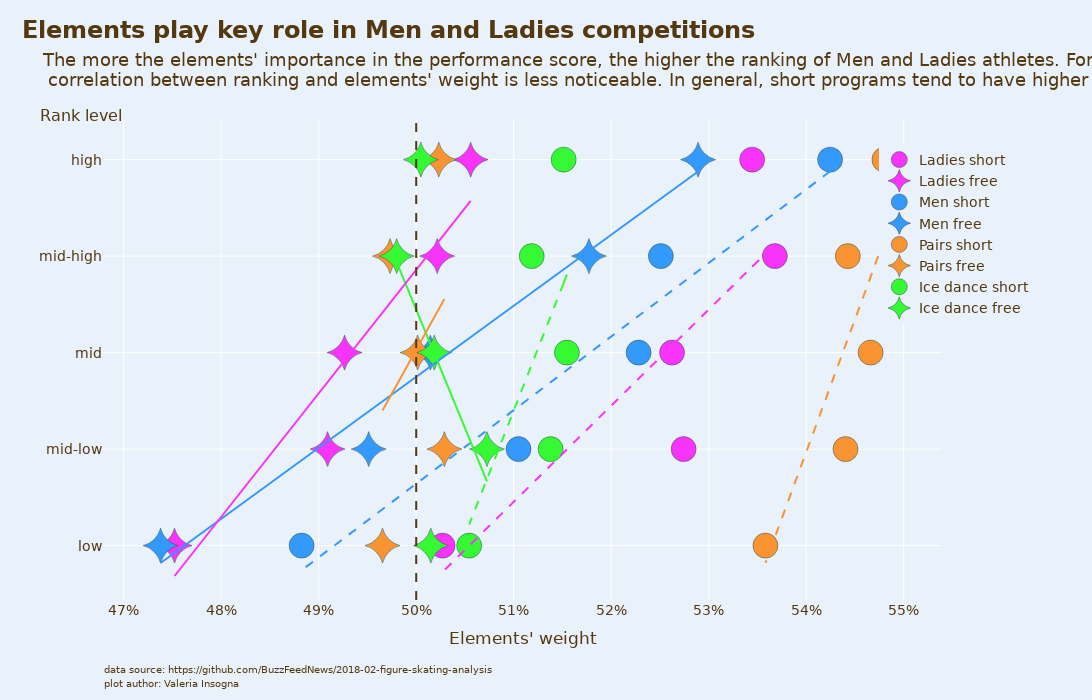

Notebook cell for this chart:
### Markdown cell above
## 2. Final plot

### Code cell
bubble = px.scatter(
    medie2, x="weight_elem", y="rank_perc_cat_2",
    symbol="category",
    color="category",
    # Assign color to categories using list_colors:
    color_discrete_map=palette,
    # Choose marker type according to category: 
    symbol_sequence=['circle','star-diamond','circle','star-diamond','circle','star-diamond','circle', 'star-diamond'],
    # title='Rank: components vs elements score for each performance',
    log_x=False,
    labels={
        "category": "Category",  
        "rank_perc_cat": "Rank level (categ)", 
        "weight_elem": "Elements' weight",
        "rank_perc": "Rank percentage",
        "rank_perc_cat_2":"Rank level"
    },
    hover_data={"rank_perc":True},
    category_orders={ # replaces default order by column name
        "category": ['Ladies short','Ladies free','Men short','Men free','Pairs short','Pairs free','Ice dance short', 'Ice dance free']
    },
)
bubble['layout']['yaxis']['autorange'] = "reversed"
bubble.layout.xaxis.tickformat = '0%'
bubble.update_traces(
    marker=dict(line=dict(width=0.5, color='DarkSlateGrey'), size=25),
    selector=dict(mode="markers"),  
)
bubble.add_vline(x=0.5, line_width=2, line_dash="dash", line_color="#543810", opacity=1, name="equilibrium")


#Add the lines connecting the points of each category with different line shapes:
# for cat in medie2['category'].unique():
#     bubble.add_trace(go.Scatter
#                         (x=medie2.loc[medie2['category'] == cat, 'weight_elem'],
#                             y=medie2.loc[medie2['category'] == cat, 'rank_perc_cat_2'],
#                             mode='lines',
#                             # use solid lines for free categories:
#                             line=dict(color=palette[cat], width=2, dash='dash' if cat in ['Ladies short', 'Men short', 'Pairs short', 'Ice dance short'] else 'solid'),
#                             showlegend=False,
#                             name=cat
#                         )
#                     )


# #Add linear regression line for each category:
for cat in medie2['category'].unique():
    # fit a linear regression model to the data:
    x = medie2.loc[medie2['category'] == cat, 'weight_elem']
    y = medie2.loc[medie2['category'] == cat, 'rank_perc_cat_2'] #rank_perc
    slope, intercept, r_value, p_value, std_err = stats.linregress(x, y)
    bubble.add_trace(go.Scatter
                        (
                            x=x, #x=[0.47,0.55],
                            y=intercept + slope * x,#y=[intercept, intercept + slope*0.55],
                            mode='lines',
                            line=dict(color=palette[cat], width=2, dash='dash' if cat in ['Ladies short', 'Men short', 'Pairs short', 'Ice dance short'] else 'solid'),
                            showlegend=False,
                            name=cat,
                        )
                    )

#general features
bubble.update_layout(width=1315,
                     height=700,
                     plot_bgcolor='#E9F1FA',
                     paper_bgcolor='#E9F1FA',
                     
                     #margins
                     margin=dict(l=100, r=150, t=120, b=100),
                     
                     #legend
                     legend=dict(yanchor="bottom",
                                 xanchor="right",
                                 #orientation="h",
                                 # change title of legend:
                                 title_text="",
                                 y=0.575,
                                 x=1.11),
                     
                     #title
                     title={'text': "<b>Elements play key role in Men and Ladies competitions</b>",
                             'y':0.97,
                             'x':0.02,
                             'xanchor': 'left',
                             'yanchor': 'top'},
                     title_font={'family': 'DejaVu Sans',
                                  'size': 24,
                                  'color': '#543810'},
                     
                     #general font
                     font={'family': 'DejaVu Sans',
                           'size': 14,
                           'color': '#543810'},
                    #change range x axis:
                    #xaxis_range=[0.47,0.56],
                    #change axis title font:
                    xaxis_title_font=dict(family='DejaVu Sans', size=17, color='#543810'),
                    yaxis_title="")

# Set limits of y axis:
bubble.update_yaxes(range=[1,5], tickvals=[1,2,3,4,5], ticktext=['high','mid-high','mid','mid-low','low'])

# sottotitolo riga 1
bubble.add_annotation(text = ("The more the elements' importance in the performance score, the higher the ranking of Men and Ladies athletes. For the other categories,"),
                              showarrow=False,
                              x = 0.02, 
                              y = -0.14, 
                              xref='paper', 
                              yref='paper', 
                              xanchor='left', 
                              yanchor='top', 
                              xshift=-80,
                              yshift=620, 
                              font=dict(size=18, color="#543810", family='DejaVu Sans'), 
                              align="center")
# sottotitolo riga 2
bubble.add_annotation(text = (" correlation between ranking and elements' weight is less noticeable. In general, short programs tend to have higher elements' weight than free ones."),
                              showarrow=False,
                              x = 0.02, 
                              y = -0.14, 
                              xref='paper', 
                              yref='paper', 
                              xanchor='left', 
                              yanchor='top',
                              xshift=-80, 
                              yshift=600, 
                              font=dict(size=18, color="#543810", family='DejaVu Sans'), 
                              align="center")

# aggiungi autore e origine dati
bubble.add_annotation(text = "data source: https://github.com/BuzzFeedNews/2018-02-figure-skating-analysis",
                      showarrow=False,
                      x = 0, 
                      y = -0.15, 
                      xref='paper', 
                      yref='paper', 
                      xanchor='left', 
                      yanchor='bottom', 
                      xshift=-1, 
                      yshift=-5, 
                      font=dict(size=10, color="#543810", family='DejaVu Sans'), 
                      align="left")
bubble.add_annotation(text = "plot author: Valeria Insogna",
                      showarrow=False,
                      x = 0, 
                      y = -0.18, 
                      xref='paper', 
                      yref='paper', 
                      xanchor='left', 
                      yanchor='bottom', 
                      xshift=-1, 
                      yshift=-5, 
                      font=dict(size=10, color="#543810", family='DejaVu Sans'), 
                      align="left")
#titolo asse y riga 1
bubble.add_annotation(text = "Rank level",
                   showarrow=False,
                   x = -0.025, 
                   y = -0.07, 
                   xref='paper', 
                   yref='paper', 
                   xanchor='left', 
                   yanchor='top', 
                   xshift=-44, 
                   yshift=530, 
                   font=dict(size=16, color="#543810", family='DejaVu Sans'), 
                   align="left")

### Figure 1 — Plotly figure (JSON) as saved in the notebook; plotly's stock layout.template omitted (floating-point values rounded to 4 significant figures)
{"data": [{"customdata": [[0.02941], [0.4], [0.5], [0.6667], [0.8333]], "hovertemplate": "Category=Ladies short<br>Elements' weight=%{x}<br>Rank level=%{y}<br>Rank percentage=%{customdata[0]}<extra></extra>", "legendgroup": "Ladies short", "marker": {"color": "#F833FA", "line": {"color": "DarkSlateGrey", "width": 0.5}, "size": 25, "symbol": "circle"}, "mode": "markers", "name": "Ladies short", "orientation": "v", "showlegend": true, "type": "scatter", "x": [0.5345, 0.5368, 0.5262, 0.5274, 0.5027], "xaxis": "x", "y": [1, 2, 3, 4, 5], "yaxis": "y"}, {"customdata": [[0.1667], [0.4], [0.5], [0.6667], [0.8333]], "hovertemplate": "Category=Ladies free<br>Elements' weight=%{x}<br>Rank level=%{y}<br>Rank percentage=%{customdata[0]}<extra></extra>", "legendgroup": "Ladies free", "marker": {"color": "#F833FA", "line": {"color": "DarkSlateGrey", "width": 0.5}, "size": 25, "symbol": "star-diamond"}, "mode": "markers", "name": "Ladies free", "orientation": "v", "showlegend": true, "type": "scatter", "x": [0.5056, 0.5022, 0.4927, 0.4909, 0.4752], "xaxis": "x", "y": [1, 2, 3, 4, 5], "yaxis": "y"}, {"customdata": [[0.09091], [0.3333], [0.5], [0.6667], [0.8333]], "hovertemplate": "Category=Men short<br>Elements' weight=%{x}<br>Rank level=%{y}<br>Rank percentage=%{customdata[0]}<extra></extra>", "legendgroup": "Men short", "marker": {"color": "#3399FA", "line": {"color": "DarkSlateGrey", "width": 0.5}, "size": 25, "symbol": "circle"}, "mode": "markers", "name": "Men short", "orientation": "v", "showlegend": true, "type": "scatter", "x": [0.5424, 0.5251, 0.5228, 0.5105, 0.4882], "xaxis": "x", "y": [1, 2, 3, 4, 5], "yaxis": "y"}, {"customdata": [[0.1], [0.3333], [0.5], [0.6667], [0.8333]], "hovertemplate": "Category=Men free<br>Elements' weight=%{x}<br>Rank level=%{y}<br>Rank percentage=%{customdata[0]}<extra></extra>", "legendgroup": "Men free", "marker": {"color": "#3399FA", "line": {"color": "DarkSlateGrey", "width": 0.5}, "size": 25, "symbol": "star-diamond"}, "mode": "markers", "name": "Men free", "orientation": "v", "showlegend": true, "type": "scatter", "x": [0.5289, 0.5177, 0.5015, 0.4951, 0.4738], "xaxis": "x", "y": [1, 2, 3, 4, 5], "yaxis": "y"}, {"customdata": [[0.125], [0.3333], [0.5], [0.6667], [0.8333]], "hovertemplate": "Category=Pairs short<br>Elements' weight=%{x}<br>Rank level=%{y}<br>Rank percentage=%{customdata[0]}<extra></extra>", "legendgroup": "Pairs short", "marker": {"color": "#FA9433", "line": {"color": "DarkSlateGrey", "width": 0.5}, "size": 25, "symbol": "circle"}, "mode": "markers", "name": "Pairs short", "orientation": "v", "showlegend": true, "type": "scatter", "x": [0.548, 0.5443, 0.5466, 0.544, 0.5358], "xaxis": "x", "y": [1, 2, 3, 4, 5], "yaxis": "y"}, {"customdata": [[0.1429], [0.3333], [0.5], [0.6667], [0.8333]], "hovertemplate": "Category=Pairs free<br>Elements' weight=%{x}<br>Rank level=%{y}<br>Rank percentage=%{customdata[0]}<extra></extra>", "legendgroup": "Pairs free", "marker": {"color": "#FA9433", "line": {"color": "DarkSlateGrey", "width": 0.5}, "size": 25, "symbol": "star-diamond"}, "mode": "markers", "name": "Pairs free", "orientation": "v", "showlegend": true, "type": "scatter", "x": [0.5023, 0.4973, 0.5001, 0.5029, 0.4965], "xaxis": "x", "y": [1, 2, 3, 4, 5], "yaxis": "y"}, {"customdata": [[0.03125], [0.3333], [0.5], [0.6667], [0.8333]], "hovertemplate": "Category=Ice dance short<br>Elements' weight=%{x}<br>Rank level=%{y}<br>Rank percentage=%{customdata[0]}<extra></extra>", "legendgroup": "Ice dance short", "marker": {"color": "#35FA33", "line": {"color": "DarkSlateGrey", "width": 0.5}, "size": 25, "symbol": "circle"}, "mode": "markers", "name": "Ice dance short", "orientation": "v", "showlegend": true, "type": "scatter", "x": [0.5151, 0.5118, 0.5155, 0.5138, 0.5054], "xaxis": "x", "y": [1, 2, 3, 4, 5], "yaxis": "y"}, {"customdata": [[0.1111], [0.3333], [0.5], [0.6667], [0.8333]], "hovertemplate": "Category=Ice dance free<br>Elements' weight=%{x}<br>Rank level=%{y}<br>Rank percentage=%{customdata[0]}<extra></extra>", "legendgroup": "Ice dance free", "marker": {"color": "#35FA33", "line": {"color": "DarkSlateGrey", "width": 0.5}, "size": 25, "symbol": "star-diamond"}, "mode": "markers", "name": "Ice dance free", "orientation": "v", "showlegend": true, "type": "scatter", "x": [0.5005, 0.498, 0.5019, 0.5073, 0.5015], "xaxis": "x", "y": [1, 2, 3, 4, 5], "yaxis": "y"}, {"line": {"color": "#F833FA", "dash": "dash", "width": 2}, "mode": "lines", "name": "Ladies short", "showlegend": false, "type": "scatter", "x": [0.5345, 0.5368, 0.5262, 0.5274, 0.5027], "y": [2.11, 1.878, 2.929, 2.81, 5.273]}, {"line": {"color": "#35FA33", "dash": "dash", "width": 2}, "mode": "lines", "name": "Ice dance short", "showlegend": false, "type": "scatter", "x": [0.5151, 0.5118, 0.5155, 0.5138, 0.5054], "y": [2.278, 3.124, 2.192, 2.624, 4.782]}, {"line": {"color": "#3399FA", "dash": "dash", "width": 2}, "mode": "lines", "name": "Men short", "showlegend": false, "type": "scatter", "x": [0.5424, 0.5251, 0.5228, 0.5105, 0.4882], "y": [1.121, 2.445, 2.619, 3.559, 5.256]}, {"line": {"color": "#3399FA", "dash": "solid", "width": 2}, "mode": "lines", "name": "Men free", "showlegend": false, "type": "scatter", "x": [0.5289, 0.5177, 0.5015, 0.4951, 0.4738], "y": [1.123, 1.946, 3.143, 3.609, 5.179]}, {"line": {"color": "#35FA33", "dash": "solid", "width": 2}, "mode": "lines", "name": "Ice dance free", "showlegend": false, "type": "scatter", "x": [0.5005, 0.498, 0.5019, 0.5073, 0.5015], "y": [2.672, 2.063, 3.009, 4.334, 2.922]}, {"line": {"color": "#FA9433", "dash": "dash", "width": 2}, "mode": "lines", "name": "Pairs short", "showlegend": false, "type": "scatter", "x": [0.548, 0.5443, 0.5466, 0.544, 0.5358], "y": [1.826, 2.858, 2.215, 2.922, 5.179]}, {"line": {"color": "#FA9433", "dash": "solid", "width": 2}, "mode": "lines", "name": "Pairs free", "showlegend": false, "type": "scatter", "x": [0.5023, 0.4973, 0.5001, 0.5029, 0.4965], "y": [2.549, 3.46, 2.946, 2.445, 3.6]}, {"line": {"color": "#F833FA", "dash": "solid", "width": 2}, "mode": "lines", "name": "Ladies free", "showlegend": false, "type": "scatter", "x": [0.5056, 0.5022, 0.4927, 0.4909, 0.4752], "y": [1.429, 1.867, 3.083, 3.306, 5.315]}], "layout": {"annotations": [{"align": "center", "font": {"color": "#543810", "family": "DejaVu Sans", "size": 18}, "showarrow": false, "text": "The more the elements' importance in the performance score, the higher the ranking of Men and Ladies athletes. For the other categories,", "x": 0.02, "xanchor": "left", "xref": "paper", "xshift": -80, "y": -0.14, "yanchor": "top", "yref": "paper", "yshift": 620}, {"align": "center", "font": {"color": "#543810", "family": "DejaVu Sans", "size": 18}, "showarrow": false, "text": " correlation between ranking and elements' weight is less noticeable. In general, short programs tend to have higher elements' weight than free ones.", "x": 0.02, "xanchor": "left", "xref": "paper", "xshift": -80, "y": -0.14, "yanchor": "top", "yref": "paper", "yshift": 600}, {"align": "left", "font": {"color": "#543810", "family": "DejaVu Sans", "size": 10}, "showarrow": false, "text": "data source: https://github.com/BuzzFeedNews/2018-02-figure-skating-analysis", "x": 0, "xanchor": "left", "xref": "paper", "xshift": -1, "y": -0.15, "yanchor": "bottom", "yref": "paper", "yshift": -5}, {"align": "left", "font": {"color": "#543810", "family": "DejaVu Sans", "size": 10}, "showarrow": false, "text": "plot author: Valeria Insogna", "x": 0, "xanchor": "left", "xref": "paper", "xshift": -1, "y": -0.18, "yanchor": "bottom", "yref": "paper", "yshift": -5}, {"align": "left", "font": {"color": "#543810", "family": "DejaVu Sans", "size": 16}, "showarrow": false, "text": "Rank level", "x": -0.025, "xanchor": "left", "xref": "paper", "xshift": -44, "y": -0.07, "yanchor": "top", "yref": "paper", "yshift": 530}], "font": {"color": "#543810", "family": "DejaVu Sans", "size": 14}, "height": 700, "legend": {"title": {"text": ""}, "tracegroupgap": 0, "x": 1.11, "xanchor": "right", "y": 0.575, "yanchor": "bottom"}, "margin": {"b": 100, "l": 100, "r": 150, "t": 120}, "paper_bgcolor": "#E9F1FA", "plot_bgcolor": "#E9F1FA", "shapes": [{"line": {"color": "#543810", "dash": "dash", "width": 2}, "name": "equilibrium", "opacity": 1, "type": "line", "x0": 0.5, "x1": 0.5, "xref": "x", "y0": 0, "y1": 1, "yref": "y domain"}], "title": {"font": {"color": "#543810", "family": "DejaVu Sans", "size": 24}, "text": "<b>Elements play key role in Men and Ladies competitions</b>", "x": 0.02, "xanchor": "left", "y": 0.97, "yanchor": "top"}, "width": 1315, "xaxis": {"anchor": "y", "domain": [0, 1], "tickformat": "0%", "title": {"font": {"color": "#543810", "family": "DejaVu Sans", "size": 17}, "text": "Elements' weight"}}, "yaxis": {"anchor": "x", "autorange": "reversed", "domain": [0, 1], "range": [1, 5], "ticktext": ["high", "mid-high", "mid", "mid-low", "low"], "tickvals": [1, 2, 3, 4, 5], "title": {"text": ""}}}}
